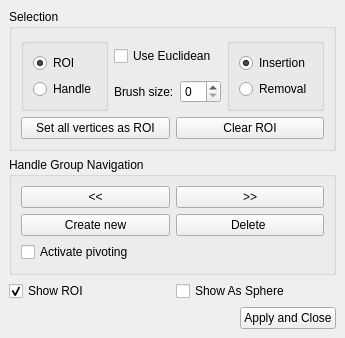
<?xml version="1.0" encoding="UTF-8"?>
<ui version="4.0">
 <class>DeformMesh</class>
 <widget class="QDockWidget" name="DeformMesh">
  <property name="geometry">
   <rect>
    <x>0</x>
    <y>0</y>
    <width>316</width>
    <height>338</height>
   </rect>
  </property>
  <property name="windowTitle">
   <string>Polyhedron &amp;deformation</string>
  </property>
  <widget class="QWidget" name="dockWidgetContents">
   <layout class="QVBoxLayout" name="verticalLayout">
    <item>
     <widget class="QGroupBox" name="SelectionGroupBox">
      <property name="title">
       <string>Selection</string>
      </property>
      <layout class="QGridLayout" name="gridLayout">
       <item row="2" column="1" rowspan="2" colspan="3">
        <layout class="QVBoxLayout" name="RingLayout">
         <item>
          <widget class="QCheckBox" name="UseEuclideanCheckBox">
           <property name="text">
            <string>Use Euclidean</string>
           </property>
          </widget>
         </item>
         <item>
          <layout class="QHBoxLayout" name="horizontalLayout_4">
           <item>
            <widget class="QLabel" name="BrushLabel">
             <property name="text">
              <string>Brush size:</string>
             </property>
            </widget>
           </item>
           <item>
            <widget class="QSpinBox" name="BrushSpinBox"/>
           </item>
          </layout>
         </item>
        </layout>
       </item>
       <item row="4" column="0" colspan="5">
        <layout class="QHBoxLayout" name="horizontalLayout_3">
         <item>
          <widget class="QPushButton" name="SelectAllVerticesPushButton">
           <property name="text">
            <string>Set all vertices as ROI</string>
           </property>
          </widget>
         </item>
         <item>
          <widget class="QPushButton" name="ClearROIPushButton">
           <property name="text">
            <string>Clear ROI</string>
           </property>
          </widget>
         </item>
        </layout>
       </item>
       <item row="2" column="0" rowspan="2">
        <widget class="QGroupBox" name="ROIHandleGroupBox">
         <layout class="QVBoxLayout" name="HandleRoiLayout">
          <item>
           <widget class="QRadioButton" name="ROIRadioButton">
            <property name="text">
             <string>ROI</string>
            </property>
            <property name="checked">
             <bool>true</bool>
            </property>
           </widget>
          </item>
          <item>
           <widget class="QRadioButton" name="HandleRadioButton">
            <property name="text">
             <string>Handle</string>
            </property>
           </widget>
          </item>
         </layout>
        </widget>
       </item>
       <item row="2" column="4" rowspan="2">
        <widget class="QGroupBox" name="InsertEraseGroupBox">
         <layout class="QVBoxLayout" name="InsertRemoveLayout">
          <item>
           <widget class="QRadioButton" name="InsertRadioButton">
            <property name="text">
             <string>Insertion</string>
            </property>
            <property name="checked">
             <bool>true</bool>
            </property>
           </widget>
          </item>
          <item>
           <widget class="QRadioButton" name="EraseRadioButton">
            <property name="text">
             <string>Removal</string>
            </property>
           </widget>
          </item>
         </layout>
        </widget>
       </item>
      </layout>
     </widget>
    </item>
    <item>
     <widget class="QGroupBox" name="HandleGroupNavigationGroupBox">
      <property name="title">
       <string>Handle Group Navigation</string>
      </property>
      <layout class="QVBoxLayout" name="verticalLayout_3">
       <item>
        <layout class="QHBoxLayout" name="horizontalLayout">
         <item>
          <widget class="QPushButton" name="PrevHandlePushButton">
           <property name="sizePolicy">
            <sizepolicy hsizetype="Minimum" vsizetype="Fixed">
             <horstretch>0</horstretch>
             <verstretch>0</verstretch>
            </sizepolicy>
           </property>
           <property name="text">
            <string>&lt;&lt;</string>
           </property>
          </widget>
         </item>
         <item>
          <widget class="QPushButton" name="NextHandlePushButton">
           <property name="text">
            <string>&gt;&gt;</string>
           </property>
          </widget>
         </item>
        </layout>
       </item>
       <item>
        <layout class="QHBoxLayout" name="horizontalLayout_2">
         <item>
          <widget class="QPushButton" name="AddHandlePushButton">
           <property name="text">
            <string>Create new</string>
           </property>
          </widget>
         </item>
         <item>
          <widget class="QPushButton" name="DeleteHandlePushButton">
           <property name="text">
            <string>Delete </string>
           </property>
          </widget>
         </item>
        </layout>
       </item>
       <item>
        <widget class="QCheckBox" name="ActivatePivotingCheckBox">
         <property name="text">
          <string>Activate pivoting </string>
         </property>
        </widget>
       </item>
      </layout>
     </widget>
    </item>
    <item>
     <layout class="QHBoxLayout" name="horizontalLayout_5">
      <item>
       <widget class="QCheckBox" name="ShowROICheckBox">
        <property name="text">
         <string>Show ROI</string>
        </property>
        <property name="checked">
         <bool>true</bool>
        </property>
       </widget>
      </item>
      <item>
       <widget class="QCheckBox" name="ShowAsSphereCheckBox">
        <property name="text">
         <string>Show As Sphere</string>
        </property>
        <property name="checked">
         <bool>false</bool>
        </property>
       </widget>
      </item>
     </layout>
    </item>
    <item>
     <layout class="QHBoxLayout" name="ApplyAndCloseLayout">
      <item>
       <spacer name="horizontalSpacer">
        <property name="orientation">
         <enum>Qt::Horizontal</enum>
        </property>
        <property name="sizeHint" stdset="0">
         <size>
          <width>40</width>
          <height>20</height>
         </size>
        </property>
       </spacer>
      </item>
      <item>
       <widget class="QPushButton" name="ApplyAndClosePushButton">
        <property name="text">
         <string>Apply and Close</string>
        </property>
       </widget>
      </item>
     </layout>
    </item>
   </layout>
  </widget>
 </widget>
 <resources/>
 <connections/>
</ui>
